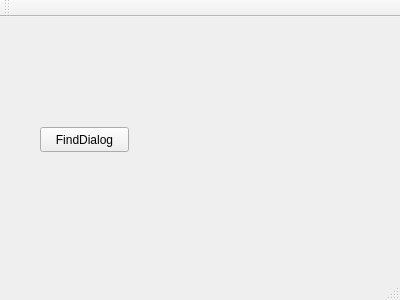
<?xml version="1.0" encoding="UTF-8"?>
<ui version="4.0">
 <class>MainWindow</class>
 <widget class="QMainWindow" name="MainWindow">
  <property name="geometry">
   <rect>
    <x>0</x>
    <y>0</y>
    <width>400</width>
    <height>300</height>
   </rect>
  </property>
  <property name="windowTitle">
   <string>MainWindow</string>
  </property>
  <widget class="QWidget" name="centralWidget">
   <widget class="QPushButton" name="findDlg">
    <property name="geometry">
     <rect>
      <x>40</x>
      <y>110</y>
      <width>89</width>
      <height>25</height>
     </rect>
    </property>
    <property name="text">
     <string>FindDialog</string>
    </property>
   </widget>
  </widget>
  <widget class="QMenuBar" name="menuBar">
   <property name="geometry">
    <rect>
     <x>0</x>
     <y>0</y>
     <width>400</width>
     <height>22</height>
    </rect>
   </property>
  </widget>
  <widget class="QToolBar" name="mainToolBar">
   <attribute name="toolBarArea">
    <enum>TopToolBarArea</enum>
   </attribute>
   <attribute name="toolBarBreak">
    <bool>false</bool>
   </attribute>
  </widget>
  <widget class="QStatusBar" name="statusBar"/>
 </widget>
 <layoutdefault spacing="6" margin="11"/>
 <resources/>
 <connections/>
</ui>
